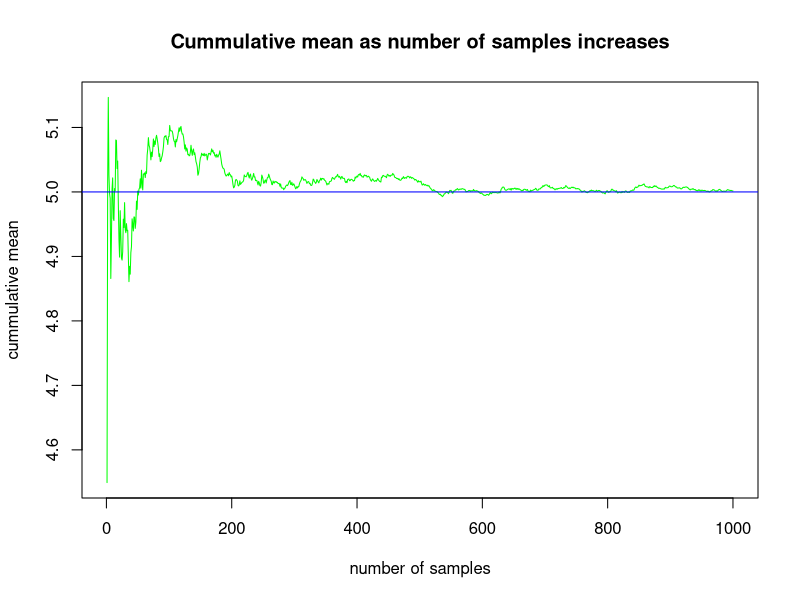
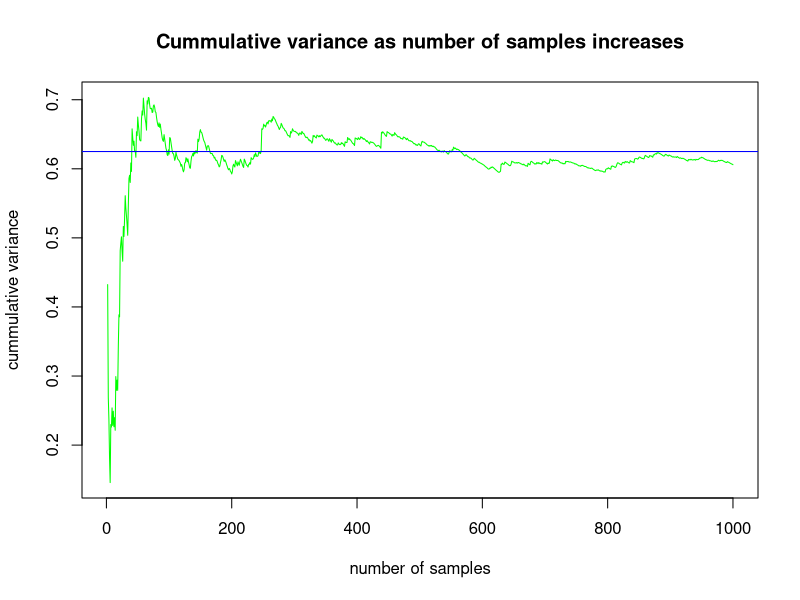
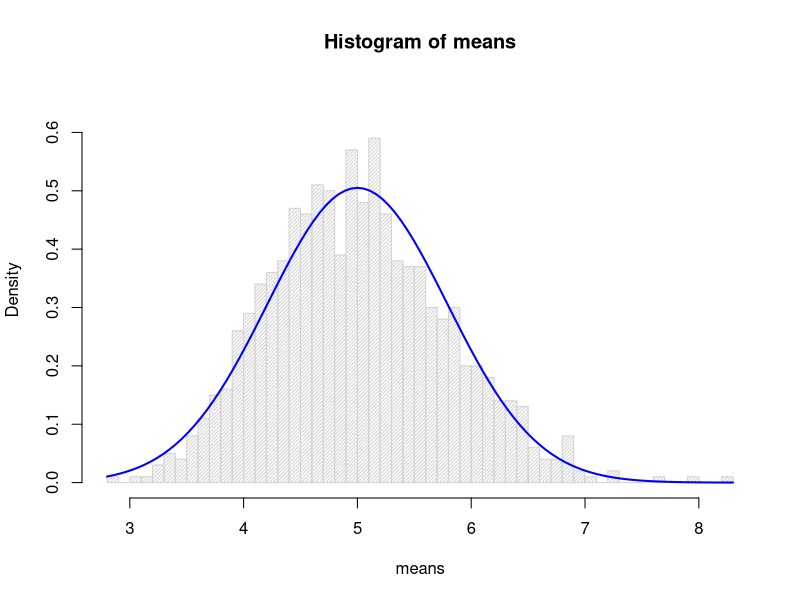
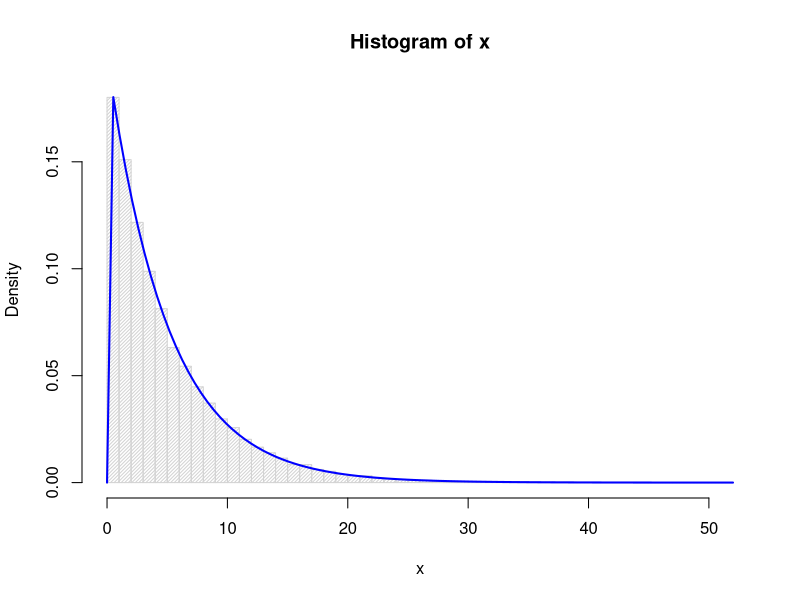
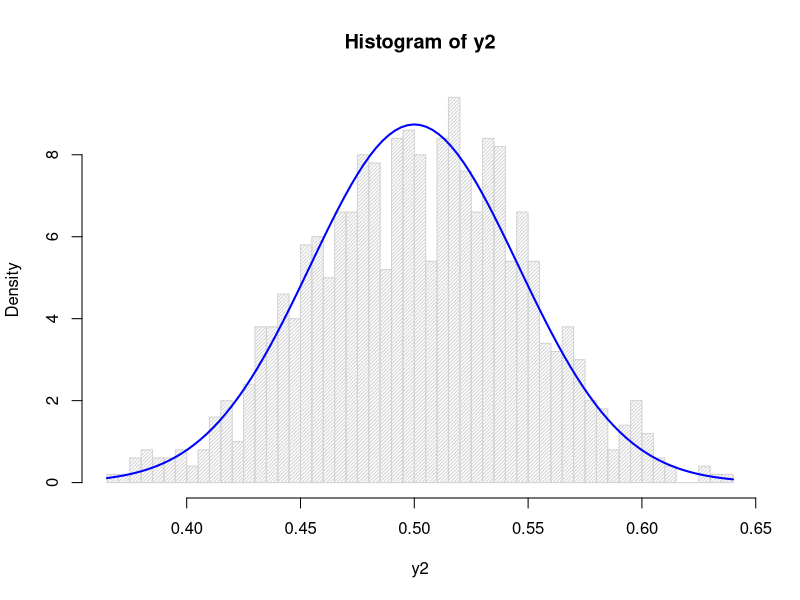
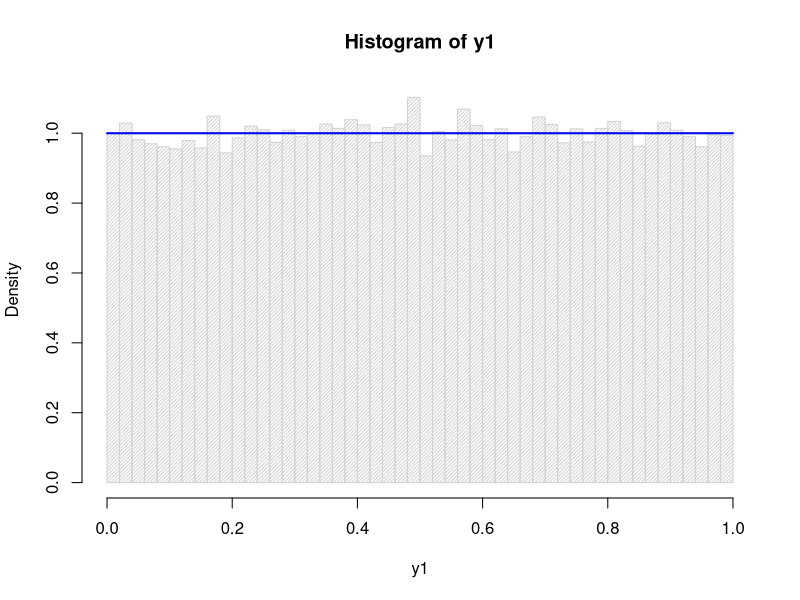

The R source for these figures, in order:
## ---- chunk 1

n      <- 40     # sample size
lambda <- 0.2     # lambda (rate parameter)
means  <- NULL    # list containing all sample means
sims   <- 1000    # number of samples taken

for (i in 1:sims)
        {
        sample <- rexp(n,lambda)
        means  <- c( means, mean(sample))
        }

## ---- chunk 2
mean(means)
## ---- chunk 3
mean_means <- cumsum(means[1:sims])/(1:sims)
plot(1:sims,mean_means, type="l", col="green", xlab="number of samples",
     ylab="cummulative mean", main="Cummulative mean as number of samples increases")
abline(h=5, col="blue")
## ---- chunk 4
var(means)
## ---- chunk 5
var_means = NULL
for(i in 1:sims) var_means <- c( var_means, var(means[1:i]))
plot(1:sims,var_means, type="l", col="green", xlab="number of samples",
     ylab="cummulative variance", main="Cummulative variance as number of samples increases")
abline(h=0.625, col="blue")
## ---- chunk 6
hist(means, density=40, breaks=40, prob=TRUE, ylim=c(0,0.66))
curve(dnorm(x, mean=5, sd=0.79), col="blue", lwd=2, add=TRUE, yaxt="n")
## ---- chunk 7
x <-rexp(n*sims,lambda)
hist(x, density=40, breaks=40, prob=TRUE)
curve(dexp(x, lambda), col="blue", lwd=2, add=TRUE, yaxt="n")
## ---- chunk 8
y1 <- runif(n*sims)
y2 <- NULL
for (i in 1:sims)
        {
        sample <- runif(n)
        y2     <- c( y2, mean(sample))
        }
## ---- chunk 9
hist(y2, density=40, breaks=40, prob=TRUE)
curve(dnorm(x, mean=.5, sd=1/sqrt(12*40)), col="blue", lwd=2, add=TRUE, yaxt="n")
## ---- chunk 10
hist(y1, density=40, breaks=40, prob=TRUE)
curve(dunif(x), col="blue", lwd=2, add=TRUE, yaxt="n")
